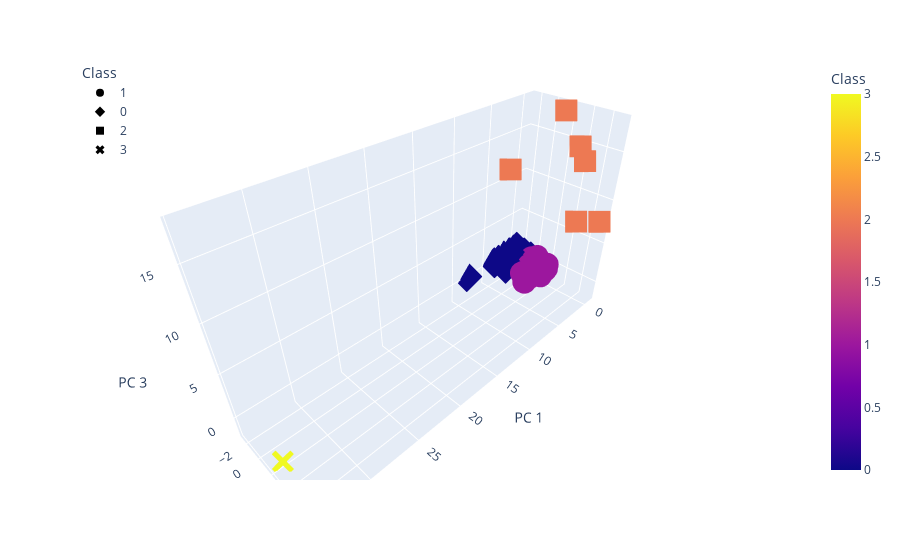

Notebook source saved alongside this figure:
### Markdown cell above
### Visualizing Results

#### 3D-Scatter with Clusters

### Code cell
# Create a 3D-Scatter with the PCA data and the clusters
fig = px.scatter_3d(
    df_pca,
    x="PC 1",
    y="PC 2",
    z="PC 3",
    color="Class",
    symbol="Class",
    width=1000,
)
fig.update_layout(legend=dict(x=0, y=1))
fig.show()

### Figure 1 — Plotly figure (JSON) as saved in the notebook; plotly's stock layout.template omitted (floating-point values rounded to 4 significant figures; data arrays with more than 128 entries replaced by an {"elided": "..."} marker saying what was removed)
{"data": [{"hovertemplate": "Class=%{marker.color}<br>PC 1=%{x}<br>PC 2=%{y}<br>PC 3=%{z}<extra></extra>", "legendgroup": "1", "marker": {"color": {"elided": "286 int values"}, "coloraxis": "coloraxis", "symbol": "circle"}, "mode": "markers", "name": "1", "scene": "scene", "showlegend": true, "type": "scatter3d", "x": {"elided": "286 float values"}, "y": {"elided": "286 float values"}, "z": {"elided": "286 float values"}}, {"hovertemplate": "Class=%{marker.color}<br>PC 1=%{x}<br>PC 2=%{y}<br>PC 3=%{z}<extra></extra>", "legendgroup": "0", "marker": {"color": {"elided": "239 int values"}, "coloraxis": "coloraxis", "symbol": "diamond"}, "mode": "markers", "name": "0", "scene": "scene", "showlegend": true, "type": "scatter3d", "x": {"elided": "239 float values"}, "y": {"elided": "239 float values"}, "z": {"elided": "239 float values"}}, {"hovertemplate": "Class=%{marker.color}<br>PC 1=%{x}<br>PC 2=%{y}<br>PC 3=%{z}<extra></extra>", "legendgroup": "2", "marker": {"color": [2, 2, 2, 2, 2, 2], "coloraxis": "coloraxis", "symbol": "square"}, "mode": "markers", "name": "2", "scene": "scene", "showlegend": true, "type": "scatter3d", "x": [4.267, -0.2813, -0.3161, -0.3448, -0.1725, -0.3801], "y": [-0.7755, 1.79, 3.875, 4.759, 7.382, 4.577], "z": [12.43, 17.82, 14.83, 6.893, 8.004, 13.52]}, {"hovertemplate": "Class=%{marker.color}<br>PC 1=%{x}<br>PC 2=%{y}<br>PC 3=%{z}<extra></extra>", "legendgroup": "3", "marker": {"color": [3], "coloraxis": "coloraxis", "symbol": "x"}, "mode": "markers", "name": "3", "scene": "scene", "showlegend": true, "type": "scatter3d", "x": [34.08], "y": [2.003], "z": [-1.726]}], "layout": {"autosize": true, "coloraxis": {"colorbar": {"title": {"text": "Class"}}, "colorscale": [[0, "#0d0887"], [0.1111, "#46039f"], [0.2222, "#7201a8"], [0.3333, "#9c179e"], [0.4444, "#bd3786"], [0.5556, "#d8576b"], [0.6667, "#ed7953"], [0.7778, "#fb9f3a"], [0.8889, "#fdca26"], [1, "#f0f921"]]}, "legend": {"title": {"text": "Class"}, "tracegroupgap": 0, "x": 0, "y": 1}, "margin": {"t": 60}, "scene": {"aspectmode": "auto", "aspectratio": {"x": 1.826, "y": 0.531, "z": 1.031}, "domain": {"x": [0, 1], "y": [0, 1]}, "xaxis": {"title": {"text": "PC 1"}, "type": "linear"}, "yaxis": {"title": {"text": "PC 2"}, "type": "linear"}, "zaxis": {"title": {"text": "PC 3"}, "type": "linear"}}}}
